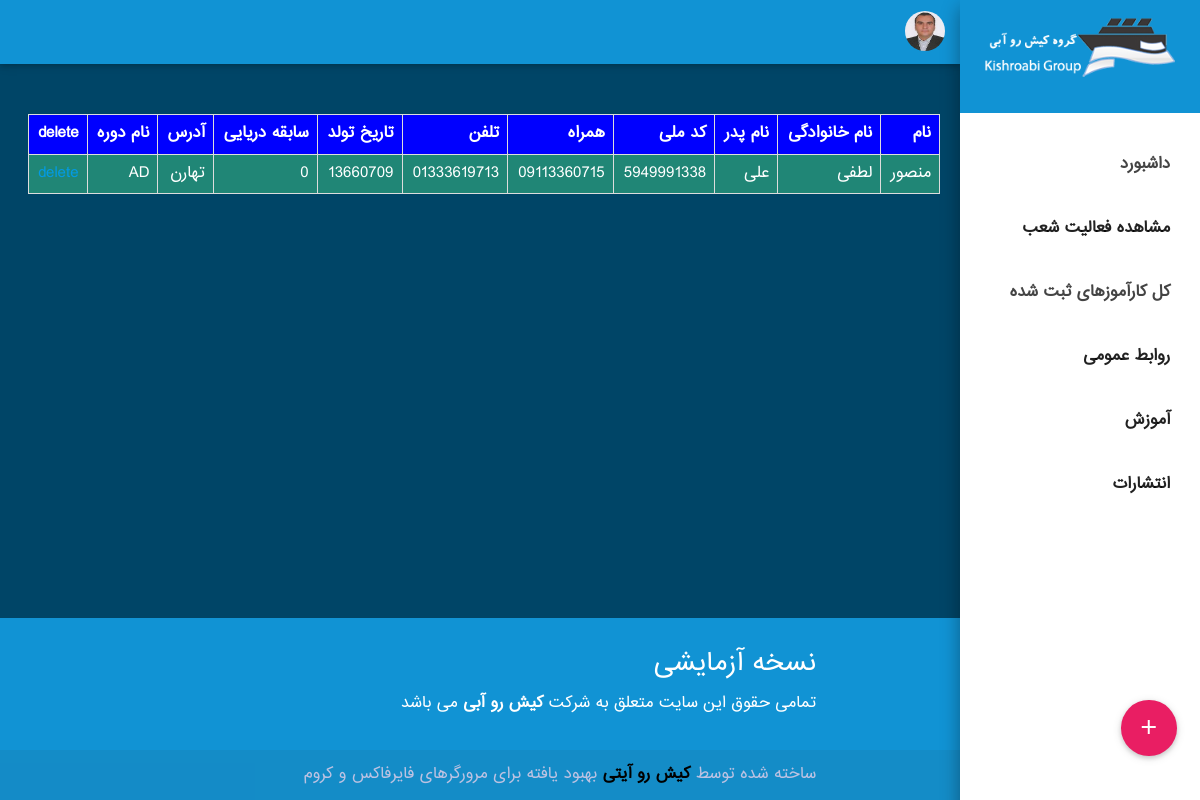
/view-userban.php, run on the app's committed database.
### tables this page shows
CREATE TABLE IF NOT EXISTS `tbl_karamoozteh` (
  `id` int(10) NOT NULL AUTO_INCREMENT,
  `name` varchar(30) NOT NULL,
  `familly` varchar(50) NOT NULL,
  `father_name` varchar(30) NOT NULL,
  `cod_meli` varchar(10) NOT NULL,
  `mobile` varchar(11) NOT NULL,
  `phone` varchar(15) NOT NULL,
  `birthday` varchar(15) NOT NULL,
  `seatime` varchar(30) NOT NULL,
  `address` varchar(150) NOT NULL,
  `course_name` varchar(1000) NOT NULL,
  `branch` varchar(20) NOT NULL,
  `record_date` varchar(50) NOT NULL,
  PRIMARY KEY (`id`)
);

### view-userban.php (the view, shortened to what this page needs)
<!DOCTYPE html>
<html lang="en" >
<head>
</head>
<body>
  <?php include "php_assets/menu.php"; ?>
  <header>
    <nav class="indigo" role="navigation">
      <div class="nav-wrapper">
        <ul class="right hide-on-med-and-down">
          <li>
            <a class='right dropdown-button' href='' data-activates='user_dropdown'>
				<img class="user-images" src="images/users/boss.jpg" />
			</a>
          </li>
        </ul>
      </div>
    </nav>
  </header>
  <main>
<?php
include 'php_assets/connection.php';
$result = mysqli_query($con,"SELECT * FROM `tbl_karamoozteh` WHERE `branch` = 'bandarabbas'");
echo "<table border='1' >
<tr>
<th>نام</th>
<th>نام خانوادگی</th>
<th>نام پدر</th>
<th>کد ملی</th>
<th>همراه</th>
<th>تلفن</th>
<th>تاریخ تولد</th>
<th>سابقه دریایی</th>
<th>آدرس</th>
<th>نام دوره</th>
<th>delete</th>
</tr>";
while($row = mysqli_fetch_array($result))
{
echo "<tr>";
echo "<td>" . $row['name'] . "</td>";
echo "<td>" . $row['familly'] . "</td>";
echo "<td>" . $row['father_name'] . "</td>";
echo "<td>" . $row['cod_meli'] . "</td>";
echo "<td>" . $row['mobile'] . "</td>";
echo "<td>" . $row['phone'] . "</td>";
echo "<td>" . $row['birthday'] . "</td>";
echo "<td>" . $row['seatime'] . "</td>";
echo "<td>" . $row['address'] . "</td>";
echo "<td>" . $row['course_name'] . "</td>";
echo "<td> <a href='php_assets/delete_user.php?act=".$row['id']."'> delete </a> </td>";
echo "</tr>";
}
echo "</table>";
?>
<div class="fixed-action-btn click-to-toggle" style="bottom: 45px; right: 24px;">
      <a class="btn-floating btn-large pink waves-effect waves-light">
        <i class="large material-icons">add</i>
      </a>
    </div>
  </main>
  <footer class="indigo page-footer">
    <div class="container">
      <div class="row">
        <div class="col s12">
          <h5 class="white-text">نسخه آزمایشی</h5>
          <ul id='credits'>
            <li>
              تمامی حقوق این سایت متعلق به شرکت <a style='color:white;' href="http://kishroabi.com/fa" title="کیش رو آبی">کیش رو آبی</a> می باشد </a>
            </li>
          </ul>
        </div>
      </div>
    </div>
    <div class="footer-copyright">
      <div class="container">
         <span>ساخته شده توسط <a style='font-weight: bold;color:black;' href="http://kishroit.ir" target="_blank">کیش رو آیتی</a> بهبود یافته برای مرورگرهای فایرفاکس و کروم</span>
      </div>
    </div>
  </footer>
</body>
	<link rel='stylesheet' href='css/register-user/materialize.css'>
	<link rel="stylesheet" href="css/register-user/style.css">
	<link rel='stylesheet' href='https://cdnjs.cloudflare.com/ajax/libs/materialize/0.97.6/font/material-design-icons/Material-Design-Icons.woff'>
	<link rel="stylesheet" href="http://code.jquery.com/ui/1.9.2/themes/base/jquery-ui.css">
	<link rel="stylesheet" href="https://cdnjs.cloudflare.com/ajax/libs/chosen/1.4.2/chosen.css">
</html>

### css/register-user/style.css (style rules this page uses)
header, main, footer { padding-right: 240px; }
body { backgroud: white; font-family: font-bmi; }
#credits li, #credits li a { color: white; }
#credits li a { font-weight: bold; }
.footer-copyright .container, .footer-copyright .container a { color: #BCC2E2; }
.user-images { width: 40px; height: 40px; border-radius: 50%; position: absolute; right: 15px; top: 11px; }
body { background: #004567 !important; font-family: font-bmi; @include centerFlex; height: 97vh; }

### view-userban.php (style rules this page uses)
table { border-collapse: collapse; width: 100%; }
td, th { border: 1px solid #dddddd; text-align: right; padding: 8px; }
tr:nth-child(even) { background-color: #208676; }

### data on the page
tbl_karamoozteh: name "منصور", familly "لطفی", father_name "علی", cod_meli "5949991338", mobile "09113360715", phone "01333619713", birthday "13660709", seatime "0", address "تهارن", course_name "AD"
